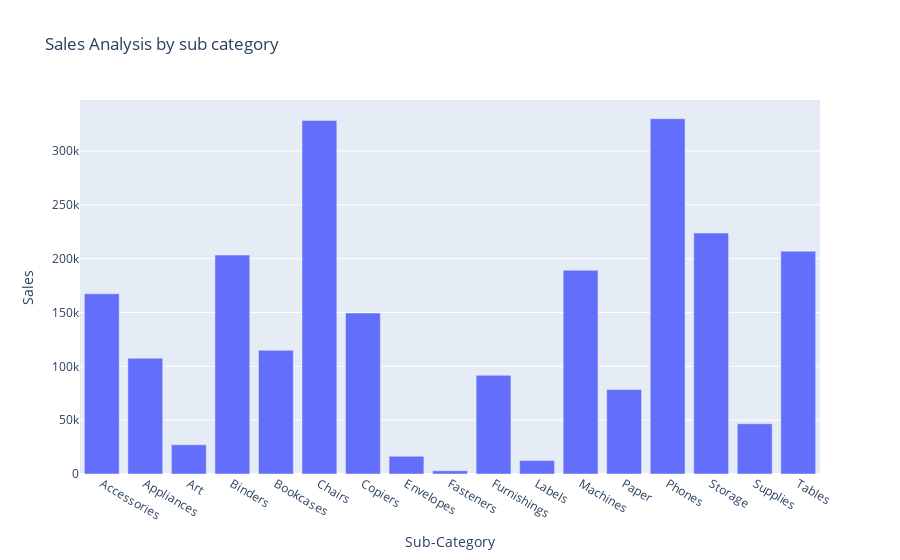

Source (notebook cell):
### Markdown cell above
Sales analysis by sub category

### Code cell
sales_by_sub_category=data.groupby('Sub-Category')['Sales'].sum().reset_index()

fig=px.bar(sales_by_sub_category,
           x='Sub-Category',
           y='Sales',
           title='Sales Analysis by sub category')

fig.show()

### Figure 1 — Plotly figure (JSON) as saved in the notebook; plotly's stock layout.template omitted (floating-point values rounded to 4 significant figures)
{"data": [{"hovertemplate": "Sub-Category=%{x}<br>Sales=%{y}<extra></extra>", "legendgroup": "", "marker": {"color": "#636efa", "pattern": {"shape": ""}}, "name": "", "orientation": "v", "showlegend": false, "textposition": "auto", "type": "bar", "x": ["Accessories", "Appliances", "Art", "Binders", "Bookcases", "Chairs", "Copiers", "Envelopes", "Fasteners", "Furnishings", "Labels", "Machines", "Paper", "Phones", "Storage", "Supplies", "Tables"], "xaxis": "x", "y": [167400.0, 107500.0, 27120.0, 203400.0, 114900.0, 328400.0, 149500.0, 16480.0, 3024.0, 91710.0, 12490.0, 189200.0, 78480.0, 330000.0, 223800.0, 46670.0, 207000.0], "yaxis": "y"}], "layout": {"barmode": "relative", "legend": {"tracegroupgap": 0}, "title": {"text": "Sales Analysis by sub category"}, "xaxis": {"anchor": "y", "domain": [0, 1], "title": {"text": "Sub-Category"}}, "yaxis": {"anchor": "x", "domain": [0, 1], "title": {"text": "Sales"}}}}
